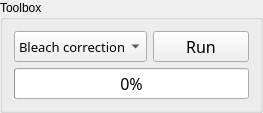
         <widget class="QGroupBox" name="groupBox_2">
          <property name="title">
           <string>Toolbox</string>
          </property>
          <layout class="QVBoxLayout" name="verticalLayout_7">
           <item>
            <layout class="QHBoxLayout" name="horizontalLayout_3">
             <item>
              <widget class="QComboBox" name="Tool_choice">
               <property name="sizePolicy">
                <sizepolicy hsizetype="Preferred" vsizetype="Minimum">
                 <horstretch>0</horstretch>
                 <verstretch>0</verstretch>
                </sizepolicy>
               </property>
               <property name="font">
                <font>
                 <family>Noto Sans Cond</family>
                 <pointsize>10</pointsize>
                 <weight>50</weight>
                 <italic>false</italic>
                 <bold>false</bold>
                </font>
               </property>
               <property name="toolTip">
                <string>&lt;html&gt;&lt;head/&gt;&lt;body&gt;&lt;p&gt;&lt;span style=&quot; font-size:11pt;&quot;&gt;Choose a specific post-treatments.&lt;/span&gt;&lt;/p&gt;&lt;/body&gt;&lt;/html&gt;</string>
               </property>
               <property name="styleSheet">
                <string notr="true"/>
               </property>
               <item>
                <property name="text">
                 <string>Bleach correction</string>
                </property>
               </item>
               <item>
                <property name="text">
                 <string>STD map</string>
                </property>
               </item>
               <item>
                <property name="text">
                 <string>KAD map</string>
                </property>
               </item>
               <item>
                <property name="text">
                 <string>Contour map</string>
                </property>
               </item>
               <item>
                <property name="text">
                 <string>Denoise 2D map</string>
                </property>
               </item>
               <item>
                <property name="text">
                 <string>Grain boundaries</string>
                </property>
               </item>
               <item>
                <property name="text">
                 <string>Restored grains</string>
                </property>
               </item>
               <item>
                <property name="text">
                 <string>GRDD-GDS</string>
                </property>
               </item>
               <item>
                <property name="text">
                 <string>Extract mosaic</string>
                </property>
               </item>
               <item>
                <property name="text">
                 <string>Batch processing</string>
                </property>
               </item>
               <item>
                <property name="text">
                 <string>2D stitching</string>
                </property>
               </item>
               <item>
                <property name="text">
                 <string>3D stitching</string>
                </property>
               </item>
              </widget>
             </item>
             <item>
              <widget class="QPushButton" name="Tool_button">
               <property name="sizePolicy">
                <sizepolicy hsizetype="Minimum" vsizetype="Minimum">
                 <horstretch>0</horstretch>
                 <verstretch>0</verstretch>
                </sizepolicy>
               </property>
               <property name="minimumSize">
                <size>
                 <width>96</width>
                 <height>0</height>
                </size>
               </property>
               <property name="font">
                <font>
                 <family>Noto Sans Cond</family>
                 <pointsize>12</pointsize>
                 <weight>50</weight>
                 <italic>false</italic>
                 <bold>false</bold>
                </font>
               </property>
               <property name="toolTip">
                <string>&lt;html&gt;&lt;head/&gt;&lt;body&gt;&lt;p&gt;&lt;span style=&quot; font-size:11pt;&quot;&gt;Compute the selected post-treatment&lt;/span&gt;&lt;/p&gt;&lt;/body&gt;&lt;/html&gt;</string>
               </property>
               <property name="styleSheet">
                <string notr="true"/>
               </property>
               <property name="text">
                <string>Run</string>
               </property>
               <property name="icon">
                <iconset>
                 <normaloff>icons/run_icon.png</normaloff>icons/run_icon.png</iconset>
               </property>
              </widget>
             </item>
            </layout>
           </item>
           <item>
            <widget class="QProgressBar" name="progressBar">
             <property name="sizePolicy">
              <sizepolicy hsizetype="Preferred" vsizetype="Fixed">
               <horstretch>0</horstretch>
               <verstretch>0</verstretch>
              </sizepolicy>
             </property>
             <property name="minimumSize">
              <size>
               <width>90</width>
               <height>0</height>
              </size>
             </property>
             <property name="font">
              <font>
               <family>Noto Sans Cond</family>
               <pointsize>12</pointsize>
               <weight>50</weight>
               <italic>false</italic>
               <bold>false</bold>
              </font>
             </property>
             <property name="styleSheet">
              <string notr="true"/>
             </property>
             <property name="value">
              <number>0</number>
             </property>
            </widget>
           </item>
          </layout>
         </widget>
